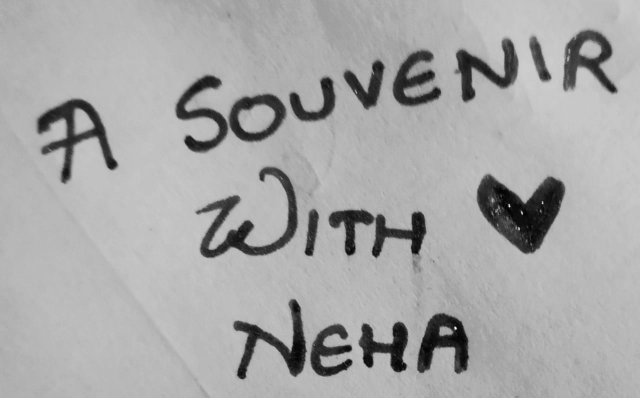
#> input picture img.jpeg, 1280 x 796 px (shown at 1/2 size)
$ python image_processing.py
#> lines starting #> are read from the running program, lines starting #| are printed output that depends on the picture; after the words box and inside, x2 and y2 are one past the last pixel; in counts of white or black regions, pixels touching at a corner belong together
### optimised_method.py
import time
def kadanes(array):
    begin = time.time()
    # array = range(1000) #0.0009961128234863281
    size = len(array)
    currentMax, max_ = array[0],array[0]

    for idx in range(size-1):
        # print(currentMax,max_)
        max_ = max(max_,currentMax+array[idx+1])
        currentMax =max(array[idx+1], currentMax+array[idx+1])
    end = time.time()
    print("Time elapsed: ", end - begin)
    print(max_)

### image_processing.py
import cv2,numpy as np
import time,Brute_force,optimised_method

array = np.zeros((300,300))
array[90:150,150:200] = 255
array_1d = np.reshape(array,(90000,1))
print(sum(array_1d))
# Brute_force.brute_force(array_1d)
optimised_method.kadanes(array_1d)
img = cv2.imread('img.jpeg',0)
#> img is the input picture: shape (796, 1280); min 0, max 255, mean 167.7
cv2.imshow("img",array)
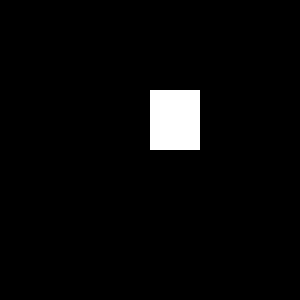
#> window 'img': shape (300, 300); 3.3% white; 1 white region, box (x1, y1, x2, y2) and area: (150, 90, 200, 150) 3000
cv2.waitKey()
